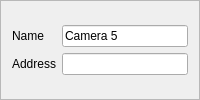
                 <widget class="QFrame" name="config_frame_digi_cam_config_camera_5">
                  <property name="sizePolicy">
                   <sizepolicy hsizetype="Expanding" vsizetype="Expanding">
                    <horstretch>0</horstretch>
                    <verstretch>0</verstretch>
                   </sizepolicy>
                  </property>
                  <property name="minimumSize">
                   <size>
                    <width>0</width>
                    <height>0</height>
                   </size>
                  </property>
                  <property name="maximumSize">
                   <size>
                    <width>16777215</width>
                    <height>16777215</height>
                   </size>
                  </property>
                  <property name="styleSheet">
                   <string notr="true">QFrame#config_frame_digi_cam_config_camera_5{
background-color: rgba(40,40,40,255);
border-radius: 20px;
width:250px;
}
</string>
                  </property>
                  <property name="frameShape">
                   <enum>QFrame::StyledPanel</enum>
                  </property>
                  <property name="frameShadow">
                   <enum>QFrame::Raised</enum>
                  </property>
                  <layout class="QVBoxLayout" name="verticalLayout_16">
                   <item>
                    <layout class="QGridLayout" name="gridLayout_13">
                     <item row="1" column="0">
                      <widget class="QLabel" name="config_label_digi_cam_config_address_camera_5">
                       <property name="sizePolicy">
                        <sizepolicy hsizetype="Fixed" vsizetype="Fixed">
                         <horstretch>0</horstretch>
                         <verstretch>0</verstretch>
                        </sizepolicy>
                       </property>
                       <property name="text">
                        <string>Address</string>
                       </property>
                       <property name="alignment">
                        <set>Qt::AlignCenter</set>
                       </property>
                       <property name="buddy">
                        <cstring>config_label_test_speed</cstring>
                       </property>
                      </widget>
                     </item>
                     <item row="0" column="1">
                      <widget class="QLineEdit" name="config_lineedit_digi_cam_config_name_camera_5">
                       <property name="text">
                        <string>Camera 5</string>
                       </property>
                      </widget>
                     </item>
                     <item row="1" column="1">
                      <widget class="QLineEdit" name="config_lineedit_digi_cam_config_address_camera_5">
                       <property name="text">
                        <string/>
                       </property>
                      </widget>
                     </item>
                     <item row="0" column="0">
                      <widget class="QLabel" name="config_label_digi_cam_config_name_camera_5">
                       <property name="sizePolicy">
                        <sizepolicy hsizetype="Fixed" vsizetype="Fixed">
                         <horstretch>0</horstretch>
                         <verstretch>0</verstretch>
                        </sizepolicy>
                       </property>
                       <property name="text">
                        <string>Name</string>
                       </property>
                       <property name="alignment">
                        <set>Qt::AlignCenter</set>
                       </property>
                       <property name="buddy">
                        <cstring>config_label_test_speed</cstring>
                       </property>
                      </widget>
                     </item>
                    </layout>
                   </item>
                  </layout>
                 </widget>
